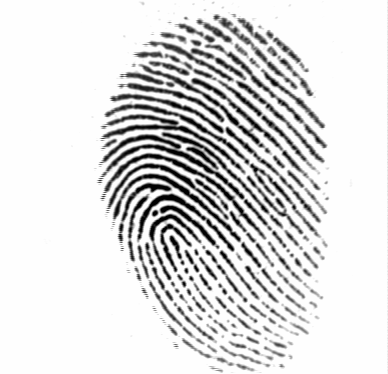
%> input picture image/101_1.tif, 388 x 374 px
$ octave --eval "result = adaptivethresh(imread('image/101_1.tif'));"   (GNU Octave 9; MATLAB toolbox functions it lacks are replaced by stand-ins)
%> lines starting %> are read from the running program, lines starting %| are printed output that depends on the picture; in (x1, y1, x2, y2) boxes, pixels count from 0 and x2, y2 are one past the last pixel; in counts of white or black regions, pixels touching at a corner belong together; the program's own positions count from 1
function bw = adaptivethresh(im, fsize, t, filterType, thresholdMode)

    % Set up default parameter values as needed
    if nargin < 2
	fsize = fix(length(im)/20);
%> fsize = 19
    end

    if nargin < 3
	t = 15;
    end

    if nargin < 4
	filterType = 'gaussian';
    end

    if nargin < 5
	thresholdMode = 'relative';
    end

    % Apply Gaussian or median smoothing
    if strncmpi(filterType, 'gaussian', 3)
	g = fspecial('gaussian', 6*fsize, fsize);
	fim = filter2(g, im);
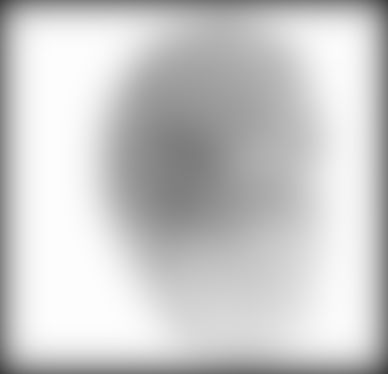
%> fim: size 374x388 double; min 63.35, max 254, mean 201.3
    elseif strncmpi(filterType, 'median', 3)
	fim = medfilt2(im, [fsize fsize], 'symmetric');
    else
	error('Filtertype must be ''gaussian'' or ''median'' ');
    end

    % Finally apply the threshold
    if strncmpi(thresholdMode,'relative',3)
	bw = im > fim*(1-t/100);
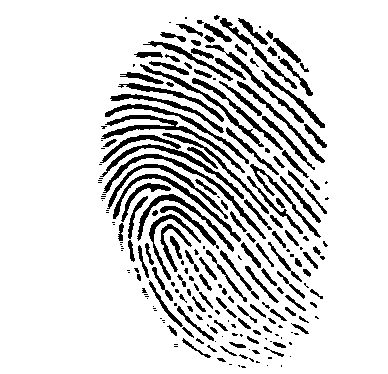
%> bw: size 374x388 logical; 84.7% white; 227 black regions (88 under 20 px), largest, box (x1, y1, x2, y2) and area: (101, 115, 245, 173) 934, (103, 154, 266, 239) 876, (113, 174, 241, 242) 733
    elseif  strncmpi(thresholdMode,'fixed',3)
	bw = im > fim-t;
    else
	error('mode must be ''relative'' or ''fixed'' ');
    end

$ run again, on image/101_3.tif
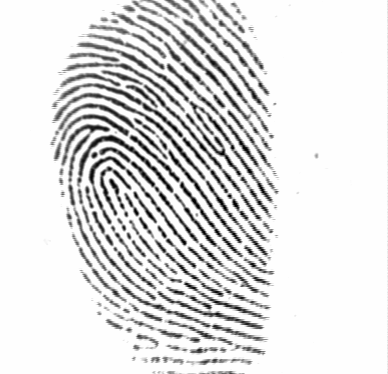
%> input picture image/101_3.tif, 388 x 374 px
%> in adaptivethresh, `fim = filter2(g, im);`:
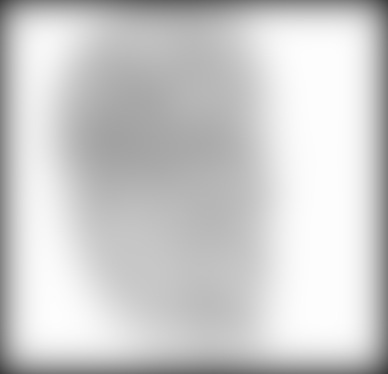
%> fim: size 374x388 double; min 63.3, max 254, mean 204.5
%> in adaptivethresh, `bw = im > fim*(1-t/100);`:
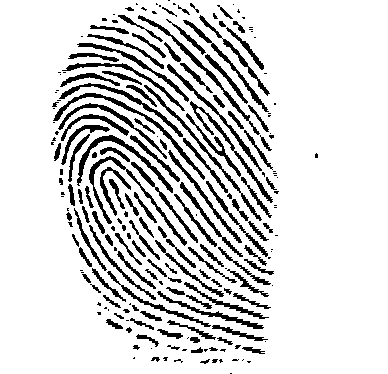
%> bw: size 374x388 logical; 84.7% white; 217 black regions (89 under 20 px), largest, box (x1, y1, x2, y2) and area: (53, 93, 205, 180) 742, (89, 156, 187, 246) 692, (77, 135, 173, 193) 666
